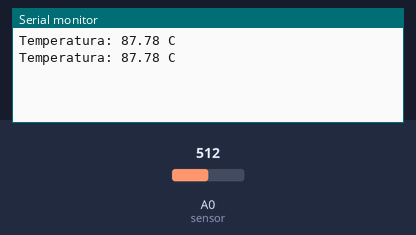
This sketch was run on a simulated Arduino Uno, built with avr-gcc and run on an emulated ATmega328P. Shown: the last lines printed to the serial monitor. The test bench sets the inputs (shaded band); at power-on: A0 (sensor) = 512.

Above: at 1.8 s.
1.9 s: A0 (sensor) set to 716
At 2.8 s:
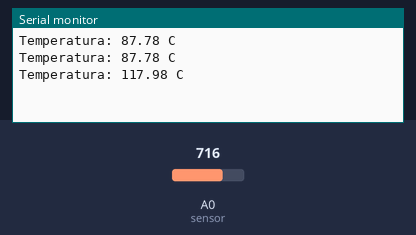
3.4 s: A0 (sensor) set to 900
At 4.8 s:
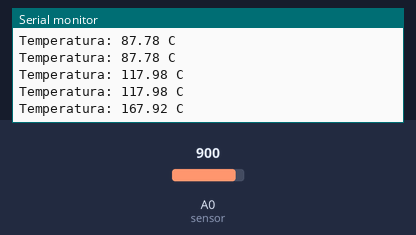
Timing chart, 0 to 6.4 s (numbered marks = the images above; inputs shaded):
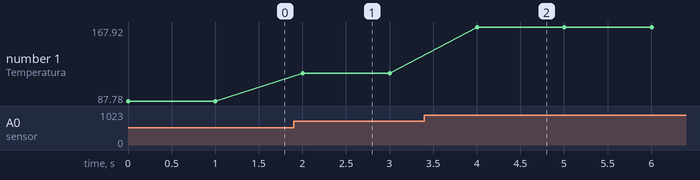

Measured:
- after the input at 1.9 s, the serial monitor: prints a new line after 0.10 s (image 1)
- after the input at 3.4 s, the serial monitor: prints a new line after 0.60 s (image 2)
- plotted number 1: 87.78 → 117.98 after the input at 1.9 s, 117.98 → 167.92 after the input at 3.4 s

The sketch:

ler_ntc.ino
```cpp
//ler ntc
#include <math.h>

int sensor = A0;

void setup() {
    Serial.begin(9600);
}

void loop() {
    float temp = ntc(analogRead(sensor));
    Serial.print("Temperatura: ");
    Serial.print(temp);
    Serial.println(" C");
    delay(1000);
}

float ntc(int leitura) {
    // 1. Calcular a resistência do NTC
    // Onde 1000.0 é o seu resistor fixo de 1k
    // Se a leitura for 0, evitamos divisão por zero
    if (leitura == 0) return -273.15;

    // Fórmula para divisor com resistor fixo no GND:
    // R_ntc = R_fixo * ((V_in / V_out) - 1)
    float resistencia = 1000.0 * (1023.0 / (float)leitura - 1.0);

    // 2. Parâmetros do NTC (Ajuste conforme seu componente)
    const float BETA = 3950.0;
    const float R_NOMINAL = 10000.0;     // NTC de 10k (ajuste se o seu for diferente)
    const float T_NOMINAL = 298.15;      // 25°C em Kelvin

    // 3. Equação de Steinhart-Hart (Beta)
    float steinhart;
    steinhart = log(resistencia / R_NOMINAL); // ln(R/Ro)
    steinhart /= BETA;                        // 1/B * ln(R/Ro)
    steinhart += 1.0 / T_NOMINAL;             // + (1/To)
    steinhart = 1.0 / steinhart;              // Inverte para Kelvin

    return steinhart - 273.15;                // Converte para Celsius
}
```
